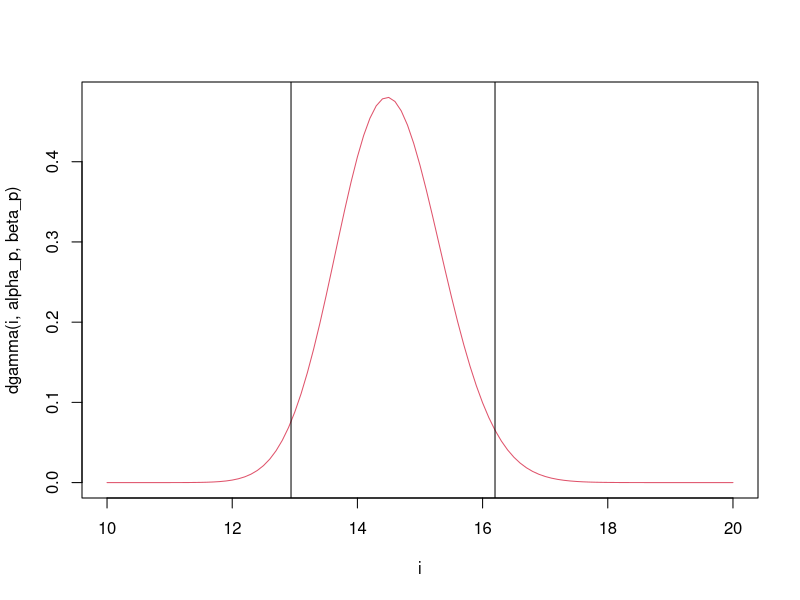

This chart was generated by the following R code:
alpha <- 15
beta <- 1

x <-
  c(15, 14, 9, 12, 16, 10, 14, 12, 19, 17, 14, 18, 17, 15, 11, 17, 21, 15, 12, 12)
n <- 20

alpha_p <- alpha + sum(x)
beta_p <- beta + n

i <- seq(10, 20, 0.1)
plot(i, dgamma(i, alpha_p, beta_p), type = "l", col=2)

# point estimate
qgamma(0.5, alpha_p, beta_p) # median
(alpha_p - 1) / beta_p # mode
alpha_p / beta_p # mean

# interval estimate
cat(qgamma(0.025, alpha_p, beta_p),
    qgamma(1 - 0.025, alpha_p, beta_p))
abline(v = qgamma(0.025, alpha_p, beta_p))
abline(v = qgamma(1 - 0.025, alpha_p, beta_p))

# hypothesis testing
# H0: lambda =< 14 
# at 5% significance 
pgamma(14, alpha_p, beta_p)
pgamma(14, alpha_p, beta_p) < 0.05
# we don't reject H0